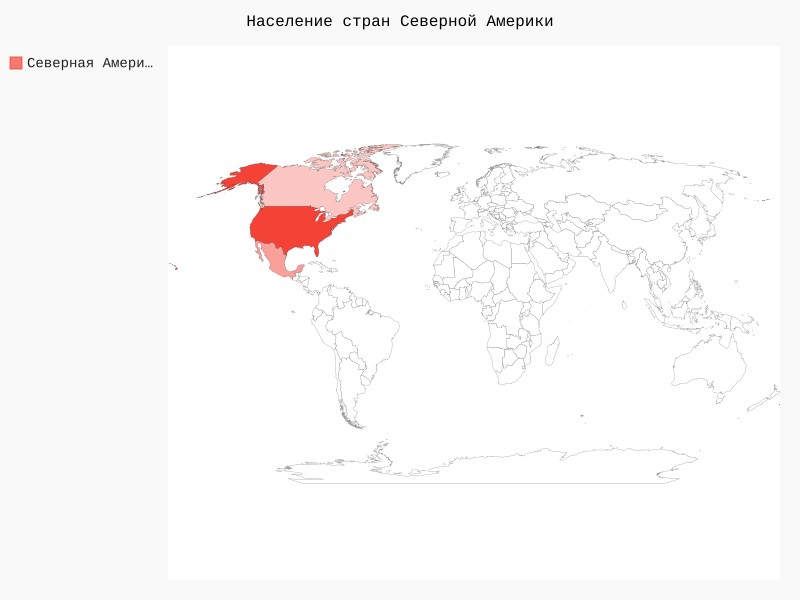

Generate this figure with Python:
from pygal_maps_world.maps import World

wm = World()
wm.title = 'Население стран Северной Америки'
wm.add('Северная Америка', {'ca': 34126000, 'us': 309349000, 'mx':
                            113423000})

wm.render_to_file('na_populations.svg')
